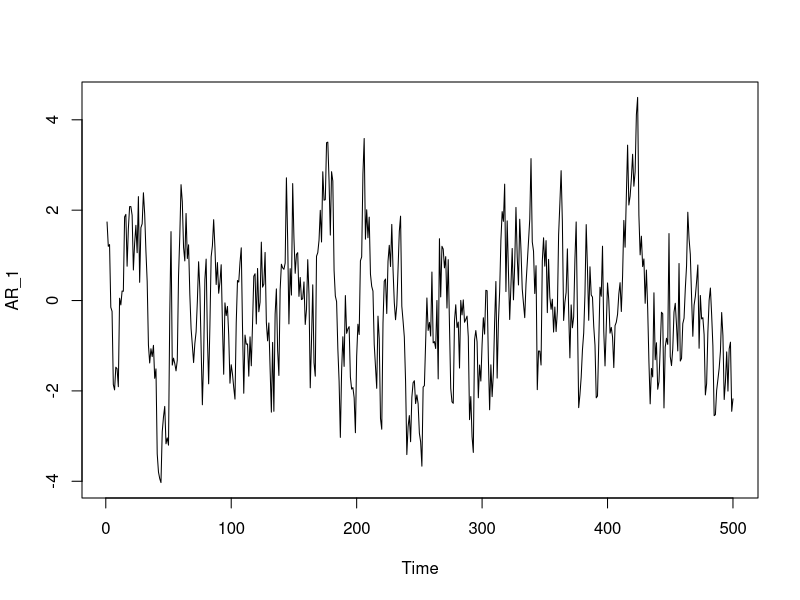
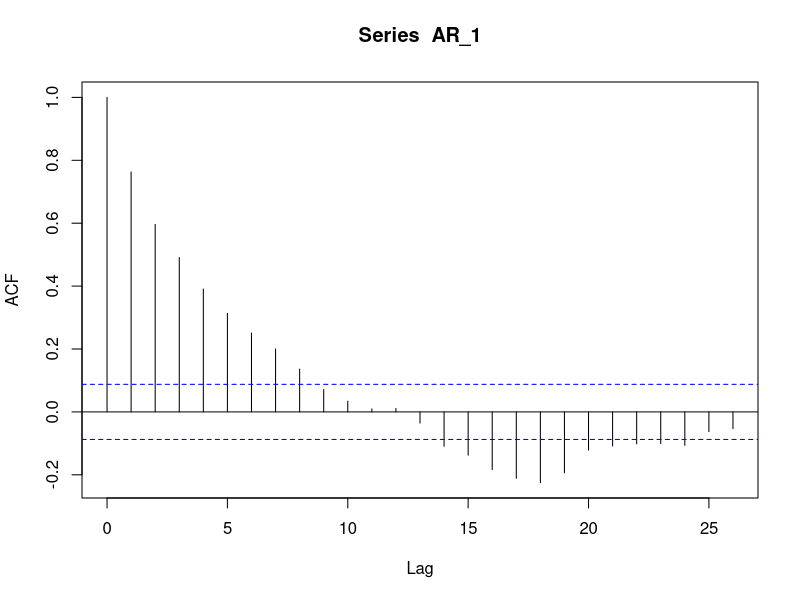
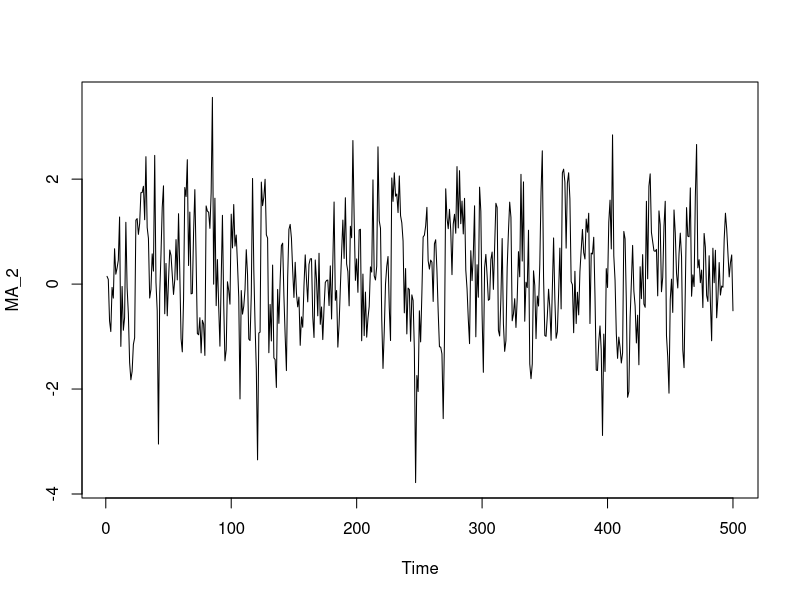
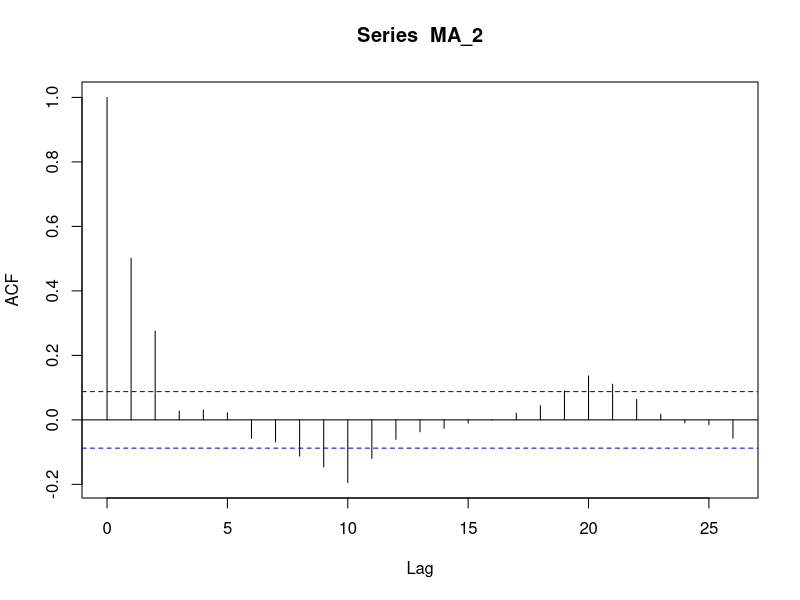
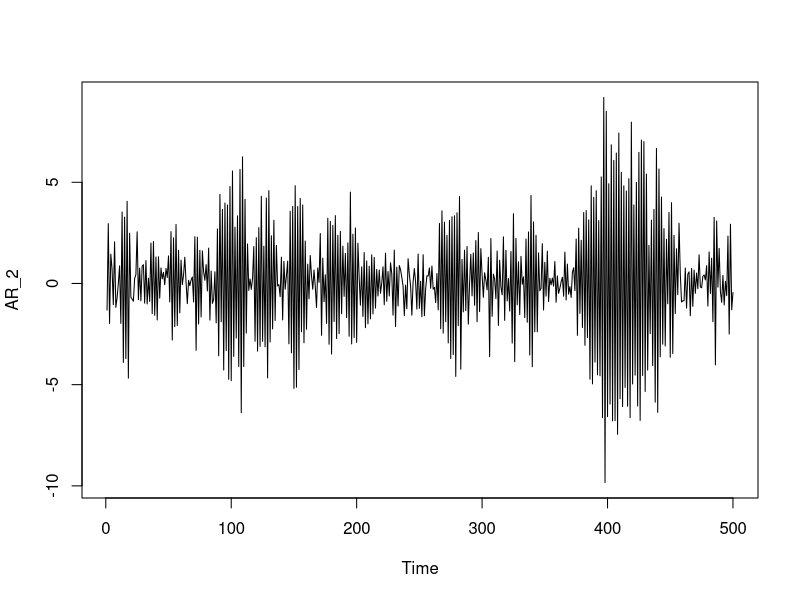
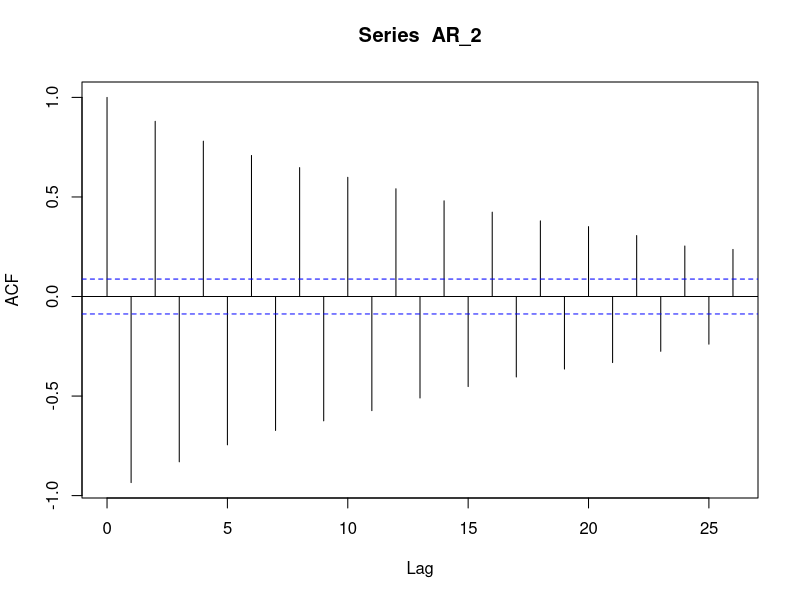
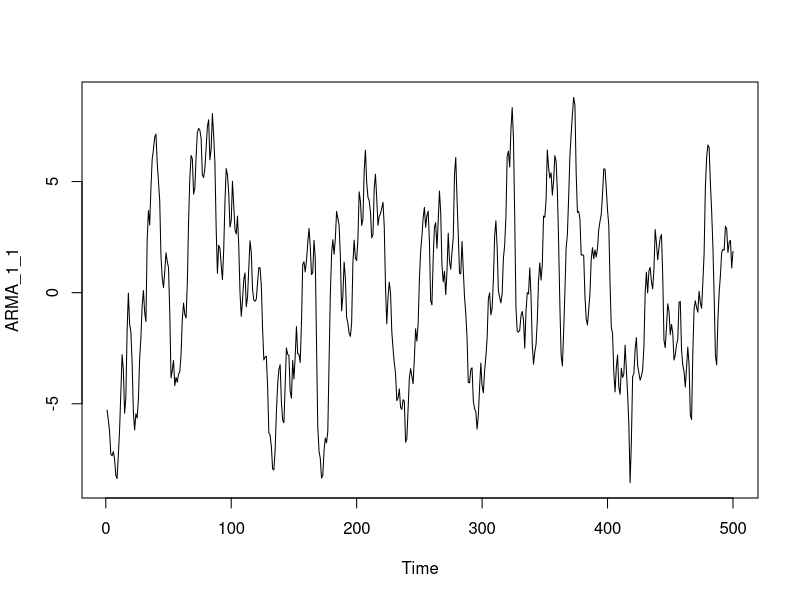
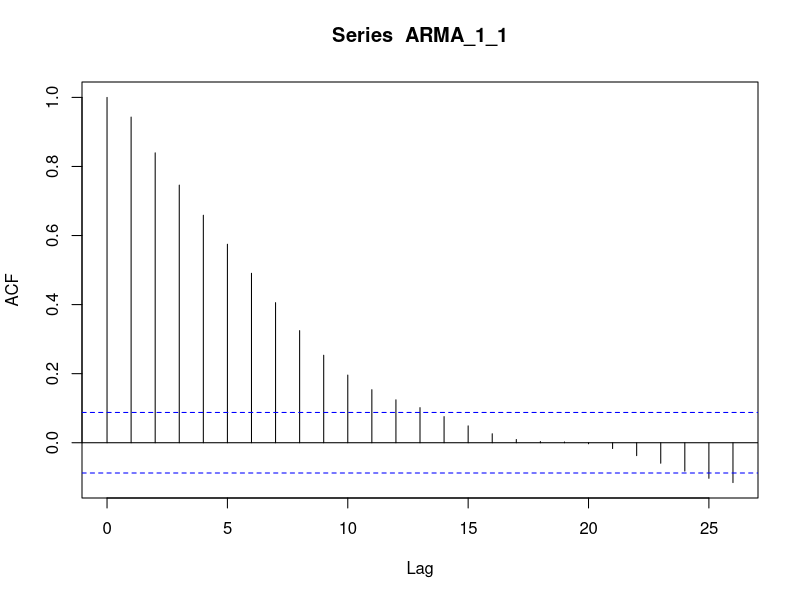

The R script that drew these images, in order:
## ---- chunk 1

AR_1 <- arima.sim(model=list(ar=c(0.8)),n = 500)

ts.plot(AR_1)
acf(AR_1)
#Since  absoltute value of lambda is less than 1, it looks stationary
#the acf is decreasing in the long term
## ---- chunk 2
MA_2 <- arima.sim(n=500, model=list(ma=c(0.5,0.4)))
ts.plot(MA_2)

acf(MA_2)
##the absolute value of the second coefficient is less than zero and other two 

##conditions satisfied for invertibility
#for the theoretical acf,for lag greater than 2, the acf is supposed to be 0, 
# and for 1 and 2 it's supposed to be a value above 0, which is what I have
## ---- chunk 3
AR_2 <- arima.sim(model=list(ar=c(-0.85,0.1)), n=500)
ts.plot(AR_2)
acf(AR_2)
#looks stationary
#acf as expected
## ---- chunk 4
ARMA_1_1 <- arima.sim(n=500,model=list(ar=c(0.9),ma= c(0.8)))
ts.plot(ARMA_1_1)
acf(ARMA_1_1)
#looks pretty much stationary
#acf decays as expected
